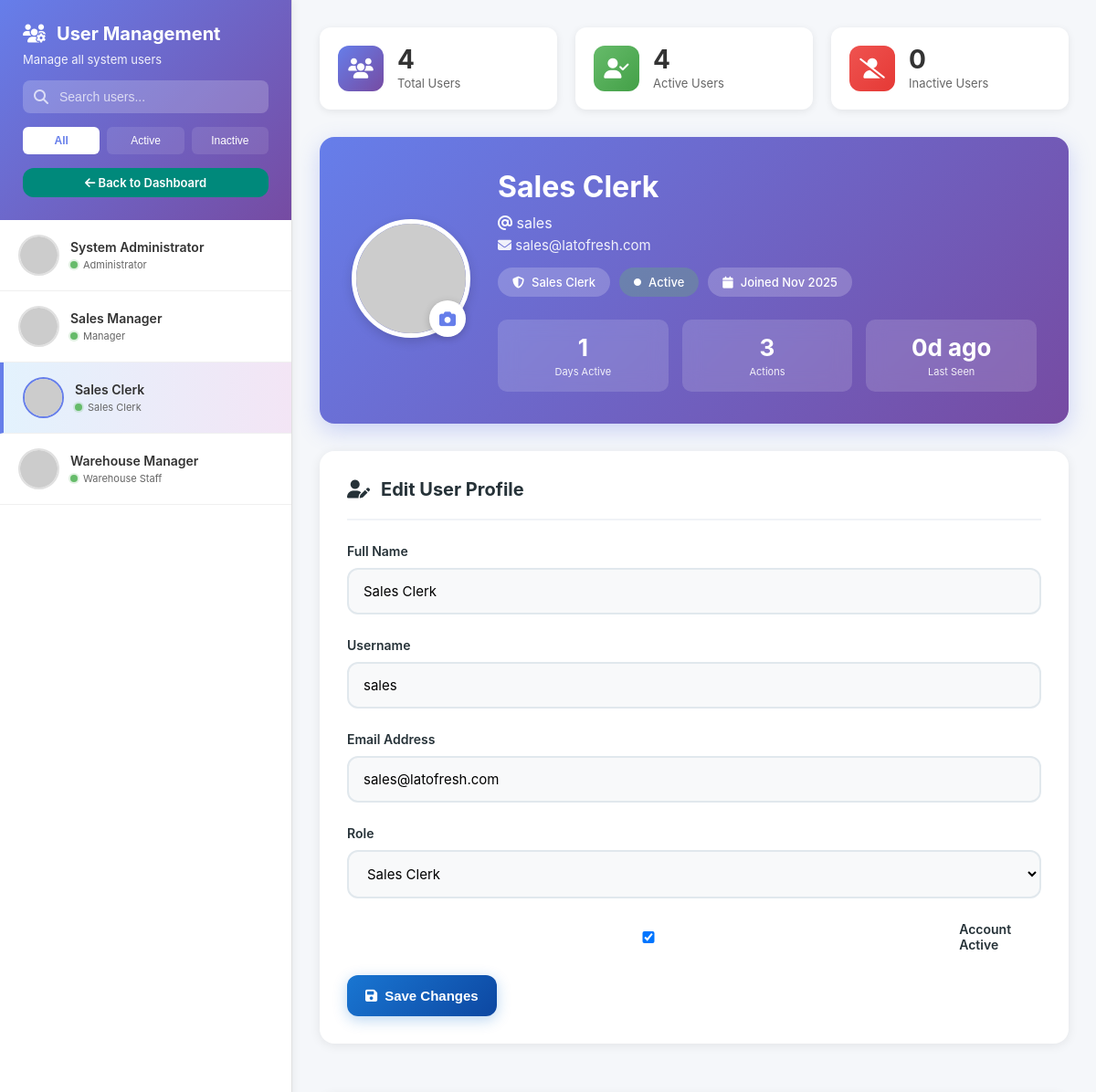
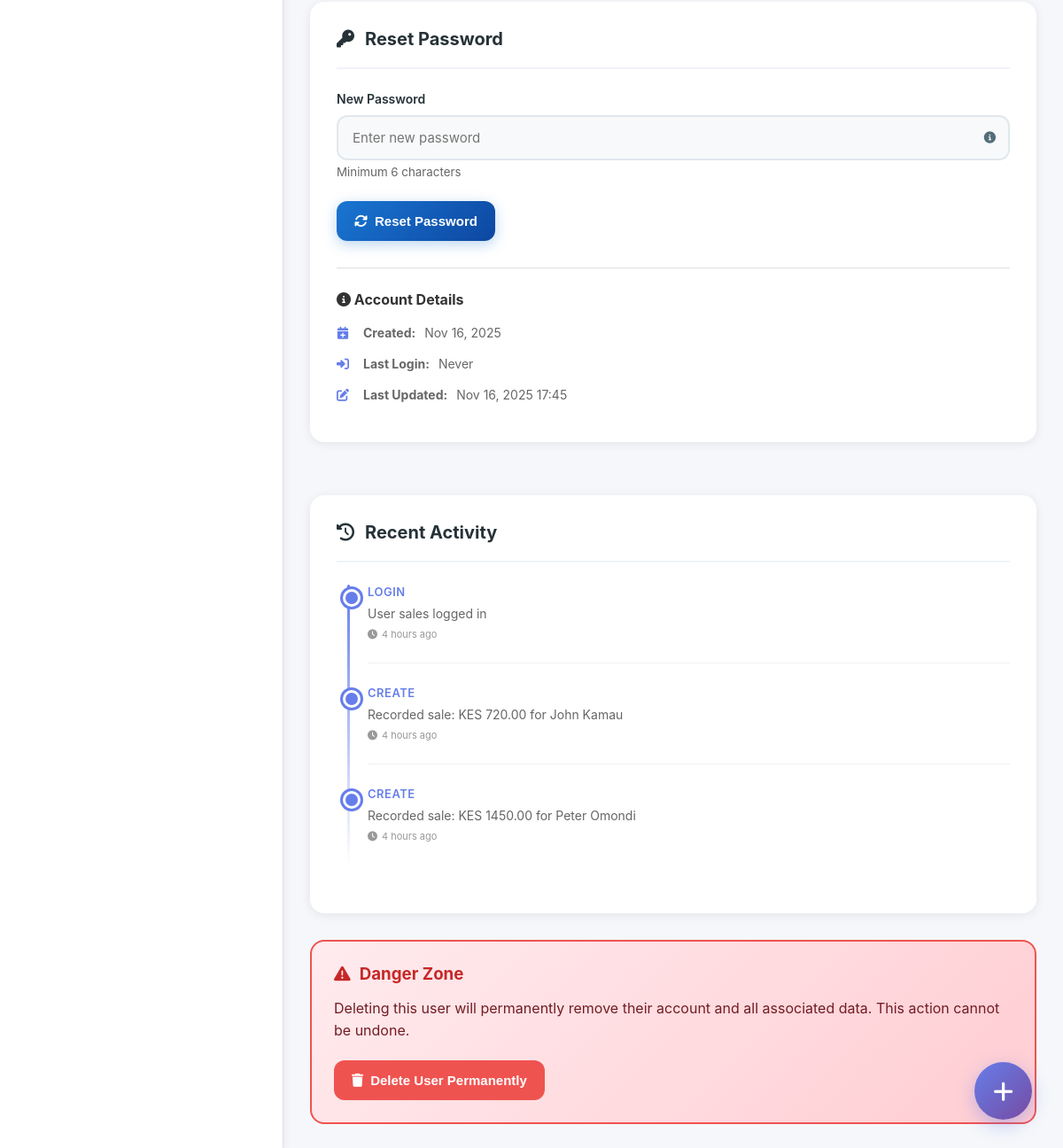
Page /pages/users.php?user_id=3 (signed in) on the committed database (2 pictures, top to bottom).
### tables this page shows
CREATE TABLE IF NOT EXISTS users (
    id INT AUTO_INCREMENT PRIMARY KEY,
    username VARCHAR(50) UNIQUE NOT NULL,
    password VARCHAR(255) NOT NULL,
    full_name VARCHAR(100) NOT NULL,
    email VARCHAR(100) UNIQUE NOT NULL,
    role ENUM('admin', 'sales', 'warehouse', 'manager') NOT NULL,
    active TINYINT(1) DEFAULT 1,
    profile_image VARCHAR(255) NULL,
    last_login DATETIME,
    created_at TIMESTAMP DEFAULT CURRENT_TIMESTAMP,
    updated_at TIMESTAMP DEFAULT CURRENT_TIMESTAMP ON UPDATE CURRENT_TIMESTAMP,
    INDEX idx_username (username),
    INDEX idx_role (role),
    INDEX idx_active (active)
);

CREATE TABLE IF NOT EXISTS audit_logs (
    id INT AUTO_INCREMENT PRIMARY KEY,
    action VARCHAR(50) NOT NULL,
    description TEXT NOT NULL,
    user VARCHAR(50) NOT NULL,
    created_at TIMESTAMP DEFAULT CURRENT_TIMESTAMP,
    INDEX idx_action (action),
    INDEX idx_user (user),
    INDEX idx_created (created_at)
);

### pages/users.php (the view, shortened to what the rows shown need)
<?php
require_once 'config.php';
$edit_user_id = isset($_GET['user_id']) ? intval($_GET['user_id']) : 0;
$user_data = $db->query("SELECT * FROM users WHERE id = $edit_user_id")->fetch_assoc();
$all_users = $db->query("SELECT id, username, full_name, role, active, profile_image FROM users ORDER BY username");
$recent_activity = $db->query("SELECT action, description, created_at
    FROM audit_logs
    WHERE user = '{$user_data['username']}'
    ORDER BY created_at DESC
    LIMIT 10");
?>
<!DOCTYPE html>
<html lang="en">
<head>
    <link rel="stylesheet" href="https://cdnjs.cloudflare.com/ajax/libs/font-awesome/6.4.0/css/all.min.css">
    <link rel="stylesheet" href="assets/css/style.css">
</head>
<body>
    <div class="admin-container">
        <div class="users-sidebar">
            <div id="usersList">
                <?php while ($user = $all_users->fetch_assoc()):
                    $user_avatar = 'https://ui-avatars.com/api/?name=' . urlencode($user['full_name']) . '&size=45&background=667eea&color=fff&bold=true';
                    $is_active = ($user['id'] == $edit_user_id) ? 'active' : '';
                    $status_class = $user['active'] ? 'active' : 'inactive';
                ?>
                <div class="user-list-item <?php echo $is_active; ?>"
                     data-status="<?php echo $status_class; ?>"
                     data-name="<?php echo strtolower($user['full_name'] . ' ' . $user['username']); ?>"
                     onclick="window.location.href='admin_users.php?user_id=<?php echo $user['id']; ?>'">
                    <img src="<?php echo $user_avatar; ?>" class="user-list-avatar" alt="Avatar">
                    <div class="user-list-info">
                        <div class="user-list-name"><?php echo htmlspecialchars($user['full_name']); ?></div>
                        <div class="user-list-role">
                            <span class="status-dot <?php echo $status_class; ?>"></span>
                            <?php echo get_role_display($user['role']); ?>
                        </div>
                    </div>
                </div>
                <?php endwhile; ?>
            </div>
        </div>
        <div class="user-content">
            <div class="profile-header-admin">
                <div class="profile-info" style="flex: 1;">
                    <h1><?php echo htmlspecialchars($user_data['full_name']); ?></h1>
                    <p style="font-size: 16px; opacity: 0.95; margin-bottom: 5px;">
                        <i class="fas fa-at"></i> <?php echo htmlspecialchars($user_data['username']); ?>
                    </p>
                    <p style="font-size: 15px; opacity: 0.9;">
                        <i class="fas fa-envelope"></i> <?php echo htmlspecialchars($user_data['email']); ?>
                    </p>
                    <div class="profile-badges">
                        <span class="profile-badge">
                            <i class="fas fa-shield-alt"></i>
                            <?php echo get_role_display($user_data['role']); ?>
                        </span>
                        <span class="profile-badge" style="background: <?php echo $user_data['active'] ? 'rgba(102,187,106,0.3)' : 'rgba(239,83,80,0.3)'; ?>">
                            <i class="fas fa-circle" style="font-size: 8px;"></i>
                            <?php echo $user_data['active'] ? 'Active' : 'Inactive'; ?>
                        </span>
                        <span class="profile-badge">
                            <i class="fas fa-calendar"></i>
                            Joined <?php echo date('M Y', strtotime($user_data['created_at'])); ?>
                        </span>
                    </div>
                    <div class="stats-mini">
                        <div class="stat-mini">
                        </div>
                        <div class="stat-mini">
                        </div>
                        <div class="stat-mini">
                        </div>
                    </div>
                </div>
            </div>
            <div class="content-grid">
                <div class="panel">
                    <form method="POST">
                        <div class="form-group">
                            <label>Full Name</label>
                            <input type="text" name="full_name" value="<?php echo htmlspecialchars($user_data['full_name']); ?>" required>
                        </div>
                        <div class="form-group">
                            <label>Username</label>
                            <input type="text" name="username" value="<?php echo htmlspecialchars($user_data['username']); ?>" required>
                        </div>
                        <div class="form-group">
                            <label>Email Address</label>
                            <input type="email" name="email" value="<?php echo htmlspecialchars($user_data['email']); ?>" required>
                        </div>
                        <div class="form-group">
                            <label>Role</label>
                            <select name="role" required>
                                <option value="sales" <?php echo $user_data['role'] == 'sales' ? 'selected' : ''; ?>>Sales Clerk</option>
                            </select>
                        </div>
                        <div class="form-group">
                            <label style="display: flex; align-items: center; gap: 10px; cursor: pointer;">
                                <input type="checkbox" name="active" <?php echo $user_data['active'] ? 'checked' : ''; ?>>
                                <span>Account Active</span>
                            </label>
                        </div>
                    </form>
                </div>
                <div class="panel">
                    <div style="margin-top: 30px; padding-top: 25px; border-top: 1px solid #e0e0e0;">
                        <div style="font-size: 14px; color: #666; line-height: 1.8;">
                            <p style="margin: 10px 0; display: flex; align-items: center; gap: 10px;">
                                <i class="fas fa-calendar-plus" style="width: 20px; color: #667eea;"></i>
                                <strong>Created:</strong> <?php echo date('M d, Y', strtotime($user_data['created_at'])); ?>
                            </p>
                            <p style="margin: 10px 0; display: flex; align-items: center; gap: 10px;">
                                <i class="fas fa-sign-in-alt" style="width: 20px; color: #667eea;"></i>
                                <strong>Last Login:</strong> <?php echo $user_data['last_login'] ? date('M d, Y H:i', strtotime($user_data['last_login'])) : 'Never'; ?>
                            </p>
                            <p style="margin: 10px 0; display: flex; align-items: center; gap: 10px;">
                                <i class="fas fa-edit" style="width: 20px; color: #667eea;"></i>
                                <strong>Last Updated:</strong> <?php echo date('M d, Y H:i', strtotime($user_data['updated_at'])); ?>
                            </p>
                        </div>
                    </div>
                </div>
            </div>
            <div class="panel">
                <div class="activity-timeline">
                    <?php if ($recent_activity->num_rows > 0): ?>
                        <?php while ($activity = $recent_activity->fetch_assoc()): ?>
                        <div class="activity-item">
                            <div class="activity-action"><?php echo htmlspecialchars($activity['action']); ?></div>
                            <div class="activity-desc"><?php echo htmlspecialchars($activity['description']); ?></div>
                            <div class="activity-time">
                                <i class="fas fa-clock"></i>
                                <?php echo time_ago($activity['created_at']); ?>
                            </div>
                        </div>
                        <?php endwhile; ?>
                    <?php endif; ?>
                </div>
            </div>
        </div>
    </div>
</body>
</html>

### rows in the picture
users: full_name "System Administrator", active 1 (drawn), role "Administrator"
users: full_name "Sales Manager", active 1 (drawn), role "Manager"
users: full_name "Sales Clerk", role "Sales Clerk", username "sales", email "sales@latofresh.com", created_at "Nov 2025", active "☑", created_at "Nov 16, 2025", updated_at "Nov 16, 2025 17:45"
users: full_name "Warehouse Manager", active 1 (drawn), role "Warehouse Staff"
audit_logs: action "LOGIN", description "User sales logged in", created_at "4 hours ago"
audit_logs: action "CREATE", description "Recorded sale: KES 720.00 for John Kamau", created_at "4 hours ago"
audit_logs: action "CREATE", description "Recorded sale: KES 1450.00 for Peter Omondi", created_at "4 hours ago"

### other values in the picture
$total_users "4"
$active_users "4"
$inactive_users "0"
$activity_stats['days_active'] "1"
$activity_stats['total_actions'] "3"
$days "0"
